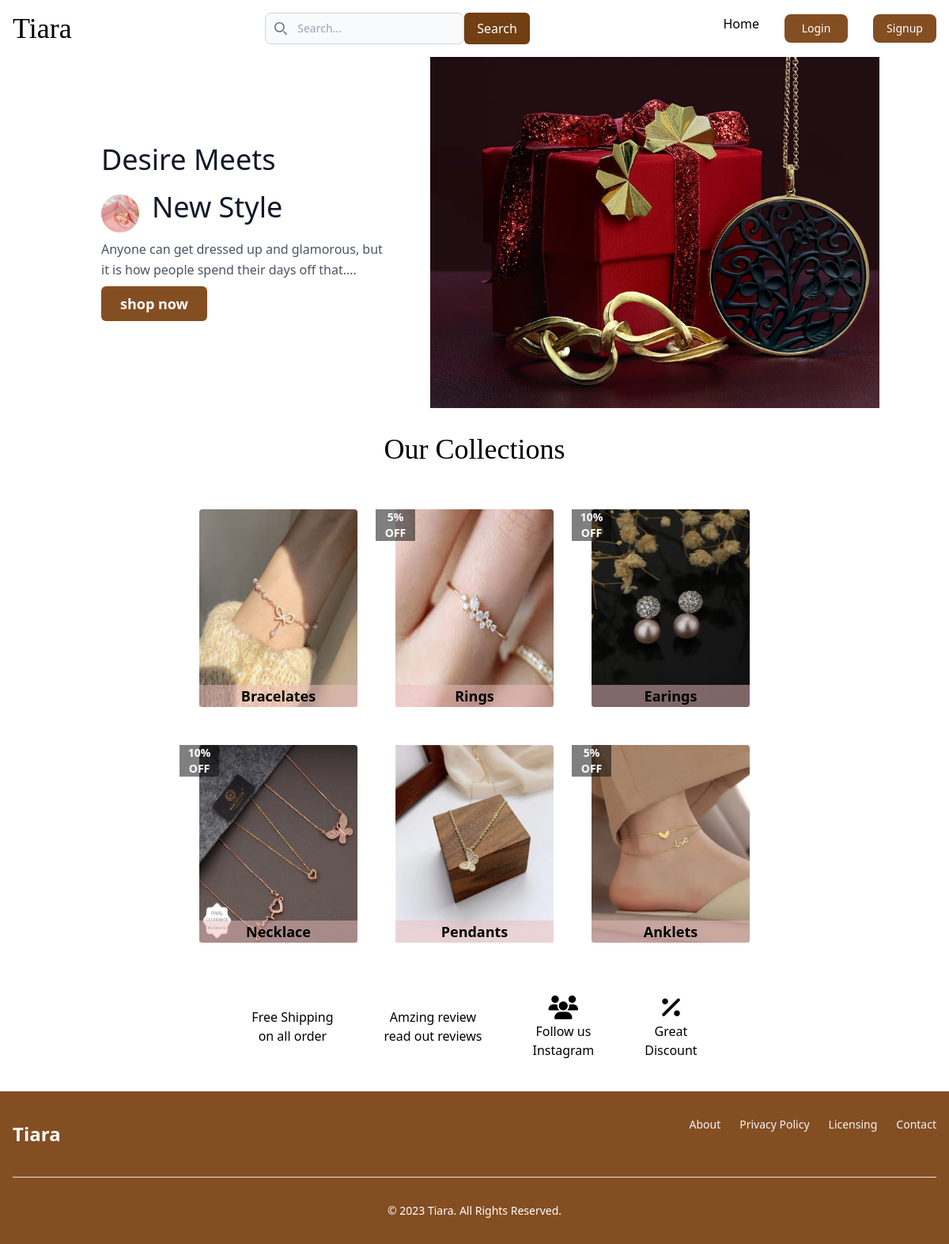
Before: / with the older database file.
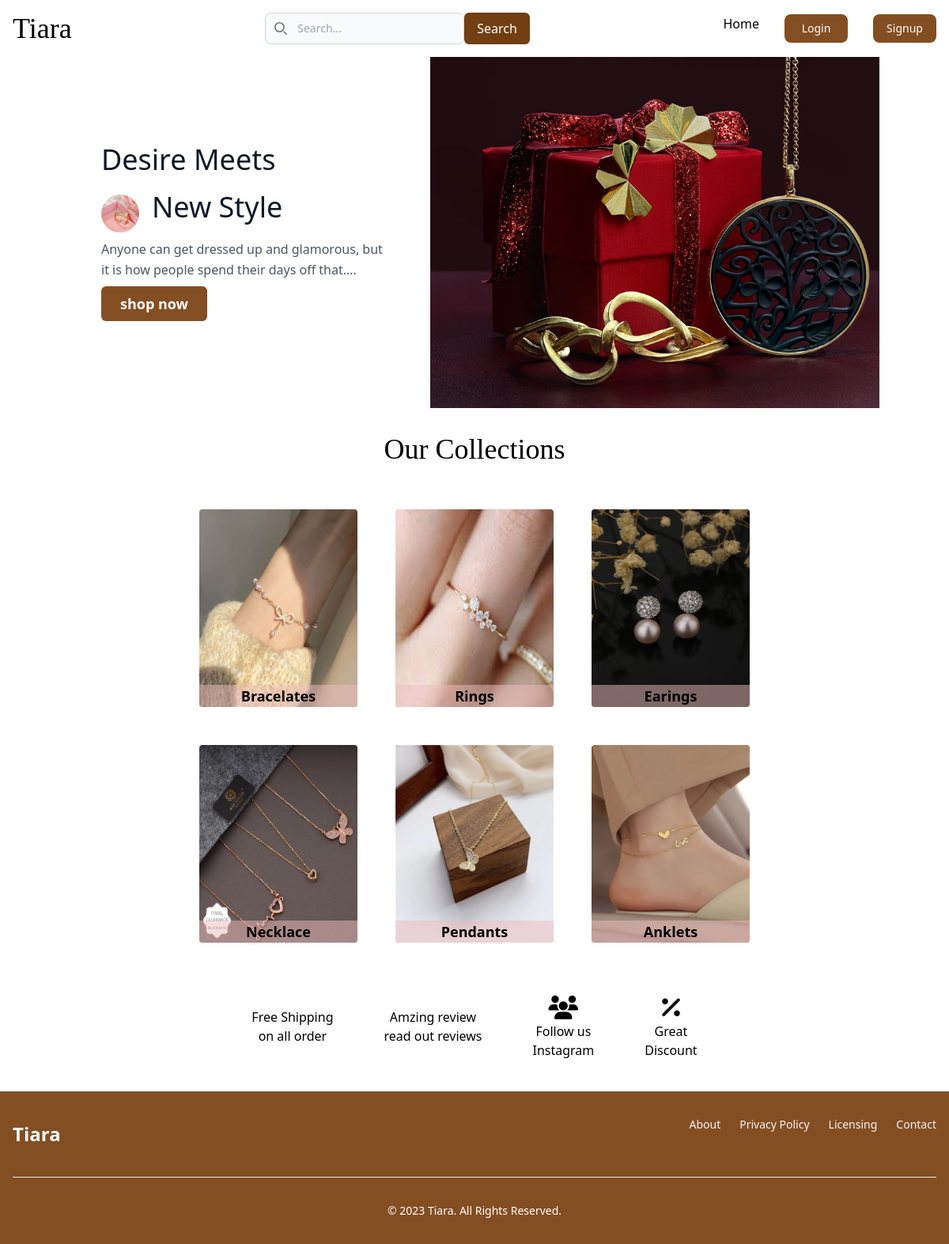
After: the same page with the newer database file.
### adminapp/models.py (models this page shows, shortened)
class Category(models.Model):
    name=models.CharField(max_length=50)
    active=models.BooleanField(default=True)
    image=models.ImageField(upload_to='category_images',blank=True)
    offer=models.ForeignKey(CategoryOffer, on_delete=models.SET_NULL, null=True, blank=True)

class CategoryOffer(models.Model):
    discount_prcnt = models.IntegerField(validators=[MinValueValidator(0), MaxValueValidator(100)])
    expire_date = models.DateField()

### authentication/views.py (the view)
# urls.py: path('',views.home, name='home'),
def home(request):
    categories=Category.objects.all()
    return render(request,'user/Home.html',{'categories': categories})

### templates/user/Home.html (shortened to what this page needs)
{% extends 'base.html' %}
{% load static %}
{% block content %}
<section class="text-gray-600 body-font">
  <div class="container mx-auto flex   md:flex-row pr-0 flex-col items-center ">
    <div class="lg:flex-grow md:w-1/2 lg:pr-30 md:pr-30 flex flex-col md:items-start md:text-left m-10">
      <h1 class="title-font sm:text-4xl text-3xl mb-5 font-medium text-gray-900 mr-10">
        Desire Meets</h1>
      <div class="flex items">
        <img src="{% static 'images/rin.webp' %}" alt="" class="h-12 w-12 rounded-full mt-1 mr-4" <!-- Adjusted top and
          right margin -->
        <h1 class="title-font sm:text-4xl text-3xl mb-5 font-medium text-gray-900">
          New Style
        </h1>
      </div>
      <p class="mb-2 leading-relaxed">Anyone can get dressed up and glamorous, but it is how people spend their days off
        that....</p>
      <div class="flex justify-center">
        <button class="inline-flex text-white bg-[#844E23] border-0 py-2 px-6 rounded-md text-lg font-semibold"><a
            href="{% url 'products' %}">shop now</a></button>
      </div>
    </div>
    <div class="relative bg-white text-white pl-4">
      <img class="h-100  object-cover md:h-full md:w-50" src="{% static 'images/banner 1.webp' %}" alt=""
        style="width:100%;">
    </div>
  </div>
</section>
<h1 class="text-center text-4xl font-semi-bold font-serif mb-8 mt-8">Our Collections</h1>
<div class="flex items justify-center items-center md:flex-row pr-0 flex-col items-center">
  {% if categories %}
  {% for category in categories %}
  <div class="relative mx-6 my-6">
    <a href="{% url 'categories' category.id %}">
        <img src="{{ category.image.url }}" class="w-full h-auto rounded" style="height: 250px; width: 200px;">
        <div class="absolute top-0 left-0 transform -translate-x-1/2 text-white text-center"
            style="background-color: rgba(0, 0, 0, 0.5); width: 50px;">
            {% if category.offer %}
                <p class="text-sm font-semibold">{{ category.offer.discount_prcnt }}% OFF</p>
            {% endif %}
        </div>
        <div class="absolute bottom-0 left-1/2 transform -translate-x-1/2 text-black text-center"
            style="background-color: rgba(237, 189, 189, 0.5); width: 100%;">
            <h5 class="text-lg font-semibold">{{ category.name }}</h5>
        </div>
    </a>
</div>
  {% if forloop.counter|divisibleby:3 and not forloop.last %}
</div>
<div class="flex items justify-center items-center md:flex-row pr-0 flex-col items-center">
  {% endif %}
  {% endfor %}
  {% endif %}
</div>
<div class="flex items justify-center items-center md:flex-row pr-0 flex-col items-center">
  <div class="text-center mx-8 my-10">
    <h6> Free Shipping <br> on all order</h6>
  </div>
  <div class="text-center mx-8 my-10">
    <h6> Amzing review <br> read out reviews</h6>
  </div>
  <div class="text-center mx-8 my-10">
    <i class="fa fa-users text-3xl"></i>
    <h6> Follow us <br> Instagram</h6>
  </div>
  <div class="text-center mx-8 my-10">
    <i class="fa fa-percent text-3xl"></i>
    <h6> Great <br>Discount</h6>
  </div>
</div>
{% endblock content %}

### templates/base.html (shortened to what this page needs)
{% load static %}
<!DOCTYPE html>
<head>
  <link rel="stylesheet" href="{% static 'css/styles.css' %}">
  <script src="https://cdn.tailwindcss.com"></script>
  <link href="https://cdnjs.cloudflare.com/ajax/libs/flowbite/2.2.0/flowbite.min.css" rel="stylesheet" />
  <link rel="stylesheet" href="https://cdnjs.cloudflare.com/ajax/libs/font-awesome/6.4.2/css/all.min.css">
  <link rel="stylesheet" href="https://cdnjs.cloudflare.com/ajax/libs/remixicon/3.5.0/remixicon.css"
 />
</head>
<body>
  <div style=" display: flex; flex-direction: column;">
</body>
<nav class=" bg-white ">
  <div class="max-w-screen-xl flex flex-wrap items-center justify-between mx-auto p-4">
    <a href="{% url 'home' %}" class="flex items-center space-x-3 rtl:space-x-reverse">
      <h1 class="font-serif self-center text-4xl font-medium whitespace-nowrap dark:text-white">Tiara</h1>
    </a>
    <div class="relative hidden md:block">
      <div class="absolute inset-y-0 start-0 flex items-center ps-3 pointer-events-none">
      </div>
      <form method="POST" action="{% url 'search' %}">
        <div class="flex">
      <input type="text" id="search" name="search"
        class="block w-full p-2 ps-10 text-sm text-gray-900 border border-gray-300 rounded-lg bg-gray-50 focus:ring-blue-500 focus:border-blue-500 dark:bg-gray-700 dark:border-gray-600 dark:placeholder-gray-400 dark:text-white dark:focus:ring-blue-500 dark:focus:border-blue-500"
        placeholder="Search...">
        <button class="px-4 py-2 bg-yellow-900 text-white rounded-md" type="submit">Search</button>
        </form>
      </div>
    </div>
    <div class="hidden w-full md:block md:w-auto" id="navbar-solid-bg">
      <ul
        class="flex flex-col font-medium mt-4 rounded-lg bg-gray-50 md:space-x-8 rtl:space-x-reverse md:flex-row md:mt-0 md:border-0 md:bg-transparent dark:bg-gray-800 md:dark:bg-transparent dark:border-gray-700">
        <li>
          <a href="{% url 'home' %}"
            class="block py-2 px-3 md:p-0 text-black bg-black-700 rounded md:bg-transparent md:text-black-700 md:dark:text-black-500 dark:bg-brown-600 md:dark:bg-transparent text-brown"
            aria-current="page">Home</a>
        </li>
        {% if request.user.is_authenticated %}
        <li>
          <a href="{% url 'wishlist' %}">
            <i class="fa-regular fa-heart text-2xl relative">
            {% if wishlist > 0 %}
              <span class="bg-yellow-900 text-white w-3 h-4 rounded-full absolute -top-1 -right-1 flex items-center justify-center text-sm">
                  {{ wishlist }}
              </span>
              {% endif %}
            </i></a>
        </li>
      <li>
        <a href="{% url 'profile' %}"><i class="fa-solid fa-user fa-3xl"></i>
        <span>{{ request.user.name }}</span></a>
      </li>
      <li>
        <a href="{% url 'cart' %}">
          <i class="ri-shopping-cart-fill text-2xl relative">
            {% if cartitem > 0 %}
              <span class="bg-yellow-900 text-white w-3 h-4 rounded-full absolute -top-1 -right-1 flex items-center justify-center text-sm">
                  {{ cartitem }}
              </span>
              {% endif %}
          </i>
      </a>
  </li>
        <li>
          <button type="button"
            class="text-white bg-[#844E23] w-20  focus:ring-4 focus:outline-none  font-medium rounded-lg text-sm px-4 py-2 text-center "><a
              href="{% url 'logout' %}" onclick="return confirm('Are you sure you want to Logout?')">Logout</a>
            </button>
        </li>
        {% else %}
        <li>
          <button type="button"
            class="text-white bg-[#844E23] w-20  focus:ring-4 focus:outline-none font-medium rounded-lg text-sm px-4 py-2 text-center  "><a
              href="{% url 'login' %}">Login</a></button>
        </li>
        <li>
          <button type="button"
            class="text-white bg-[#844E23] w-20 hover: focus:ring-4 focus:outline-none font-medium rounded-lg text-sm px-4 py-2 text-center"><a
              href="{% url 'signup' %}">Signup</a></button>
        </li>
        {% endif %}
      </ul>
    </div>
</nav>
<div class=""  style="height: 100%;">
  {% block content %}
  {% endblock content %}
</div>
  <footer class="bg-[#844E23] ">
    <div class="w-full max-w-screen-xl mx-auto p-4 md:py-8">
      <div class="sm:flex sm:items-center sm:justify-between">
        <span class="self-center text-2xl font-semibold whitespace-nowrap text-white">Tiara</span>
        <ul class="flex flex-wrap items-center mb-6 text-sm font-medium text-gray-100">
          <li>
            <a href="#" class="hover:underline me-4 md:me-6 ">About</a>
          </li>
          <li>
            <a href="#" class="hover:underline me-4 md:me-6 ">Privacy
              Policy</a>
          </li>
          <li>
            <a href="#" class="hover:underline me-4 md:me-6 ">Licensing</a>
          </li>
          <li>
            <a href="#" class="hover:underline ">Contact</a>
          </li>
        </ul>
      </div>
      <hr class="my-6 border-gray-200 sm:mx-auto dark:border-gray-700 lg:my-8" />
      <span class="block text-sm  sm:text-center text-white ">©
        2023 <a href="https://tiara.com/" class="hover:underline ">Tiara</a>.
        All Rights Reserved.</span>
    </div>
  </footer>
</body>

Changed rows visible on the page:
changed Category "Rings": offer_id 9 → empty (drawn); offer.discount_prcnt "5" → (not shown)
changed Category "Earings": offer_id 10 → empty (drawn); offer.discount_prcnt "10" → (not shown)
changed Category "Necklace": offer_id 11 → empty (drawn); offer.discount_prcnt "10" → (not shown)
changed Category "Anklets": offer_id 12 → empty (drawn); offer.discount_prcnt "5" → (not shown)
